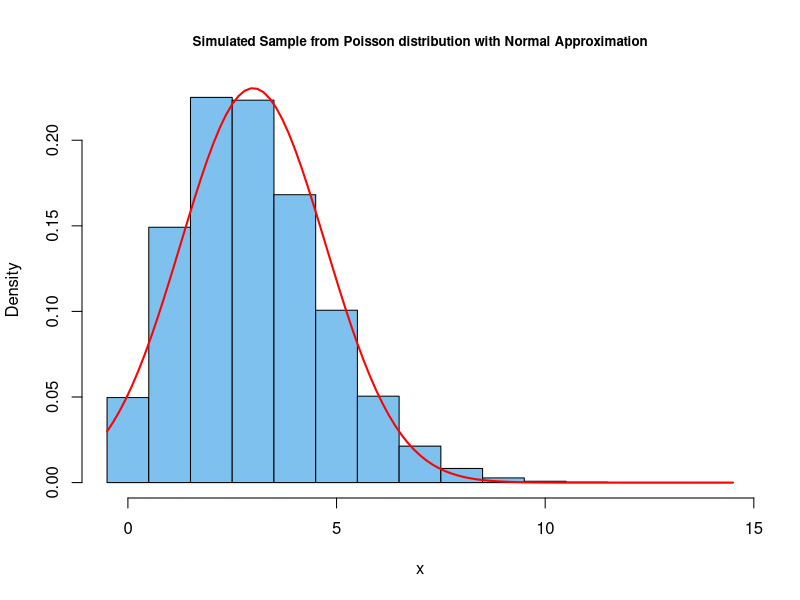
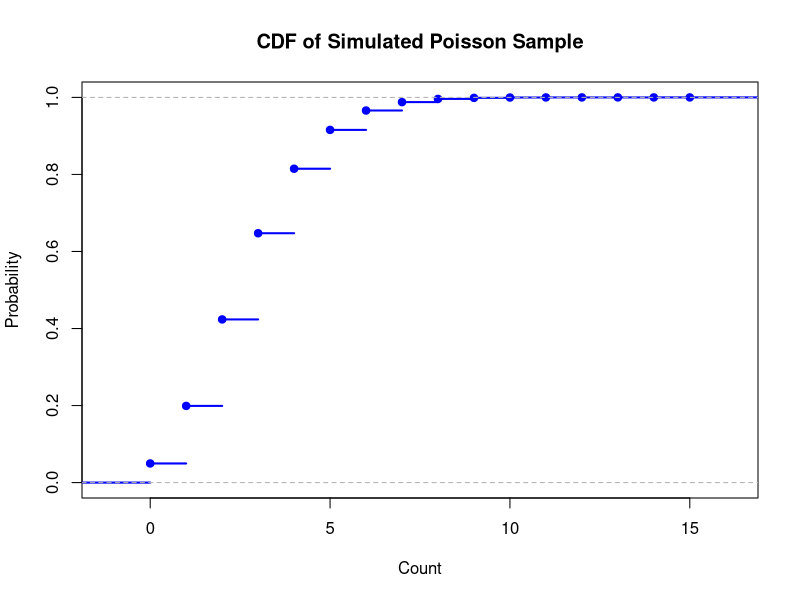

Generate these figures, in order, with R:
options(repr.plot.width=6, repr.plot.height=3)
options(warn=-1)

#Number of data points
n<-10^6
#Lambda is the shape parameter which indicates the average number of events in the given time interval.
#Please try different values.
lambda<- 3

#Simulate Sample
y = rpois(n, lambda);  up=max(y)

#Plot histogram 
hist(y, prob=T, br=(-1:up)+.5, col="skyblue2", xlab="x", 
  main="Simulated Sample from Poisson distribution with Normal Approximation", cex.main=0.8)
curve(dnorm(x, mean(y), sd(y)), col="red", lwd=2, add=T)
#dnorm here is creating the PDF for a normal distribution to plot on the graph. 

options(repr.plot.width=4, repr.plot.height=3)
#Number of data points
n<-10^6
#Lambda is the shape parameter which indicates the average number of events in the given time interval.
#Please try different values.
lambda<- 3

#Simulate Sample
y = rpois(n, lambda)

#Plot 
plot(ecdf(y), col = "blue", lwd = 2,
     main = "CDF of Simulated Poisson Sample", ylab="Probability", xlab="Count")
